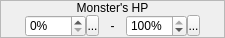
           <widget class="QWidget" name="wMonstersHP">
            <property name="minimumSize">
             <size>
              <width>225</width>
              <height>38</height>
             </size>
            </property>
            <property name="maximumSize">
             <size>
              <width>225</width>
              <height>38</height>
             </size>
            </property>
            <layout class="QVBoxLayout" name="verticalLayout_12">
             <property name="spacing">
              <number>3</number>
             </property>
             <property name="margin">
              <number>0</number>
             </property>
             <item>
              <widget class="QFrame" name="frame_8">
               <property name="frameShape">
                <enum>QFrame::StyledPanel</enum>
               </property>
               <property name="frameShadow">
                <enum>QFrame::Raised</enum>
               </property>
               <layout class="QVBoxLayout" name="verticalLayout_20">
                <property name="spacing">
                 <number>0</number>
                </property>
                <property name="margin">
                 <number>0</number>
                </property>
                <item>
                 <widget class="QLabel" name="label_7">
                  <property name="sizePolicy">
                   <sizepolicy hsizetype="Preferred" vsizetype="Fixed">
                    <horstretch>0</horstretch>
                    <verstretch>0</verstretch>
                   </sizepolicy>
                  </property>
                  <property name="text">
                   <string>Monster's HP</string>
                  </property>
                  <property name="alignment">
                   <set>Qt::AlignCenter</set>
                  </property>
                 </widget>
                </item>
                <item>
                 <widget class="QWidget" name="widget_12" native="true">
                  <layout class="QHBoxLayout" name="horizontalLayout_6">
                   <property name="spacing">
                    <number>0</number>
                   </property>
                   <property name="leftMargin">
                    <number>24</number>
                   </property>
                   <property name="topMargin">
                    <number>0</number>
                   </property>
                   <property name="rightMargin">
                    <number>24</number>
                   </property>
                   <property name="bottomMargin">
                    <number>0</number>
                   </property>
                   <item>
                    <widget class="QSpinBox" name="sbMinMonstersHP">
                     <property name="sizePolicy">
                      <sizepolicy hsizetype="Fixed" vsizetype="Fixed">
                       <horstretch>0</horstretch>
                       <verstretch>0</verstretch>
                      </sizepolicy>
                     </property>
                     <property name="minimumSize">
                      <size>
                       <width>61</width>
                       <height>0</height>
                      </size>
                     </property>
                     <property name="maximumSize">
                      <size>
                       <width>61</width>
                       <height>16777215</height>
                      </size>
                     </property>
                     <property name="suffix">
                      <string>%</string>
                     </property>
                     <property name="minimum">
                      <number>0</number>
                     </property>
                     <property name="maximum">
                      <number>100</number>
                     </property>
                     <property name="value">
                      <number>0</number>
                     </property>
                    </widget>
                   </item>
                   <item>
                    <widget class="SpinBoxSideButton" name="bMinMonstersHPSideButton">
                     <property name="minimumSize">
                      <size>
                       <width>13</width>
                       <height>21</height>
                      </size>
                     </property>
                     <property name="maximumSize">
                      <size>
                       <width>13</width>
                       <height>21</height>
                      </size>
                     </property>
                     <property name="text">
                      <string>...</string>
                     </property>
                     <property name="icon">
                      <iconset resource="gui_icons.qrc">
                       <normaloff>:/icons/spinBoxSideButton.png</normaloff>:/icons/spinBoxSideButton.png</iconset>
                     </property>
                    </widget>
                   </item>
                   <item>
                    <widget class="QLabel" name="label_15">
                     <property name="sizePolicy">
                      <sizepolicy hsizetype="Expanding" vsizetype="Preferred">
                       <horstretch>0</horstretch>
                       <verstretch>0</verstretch>
                      </sizepolicy>
                     </property>
                     <property name="text">
                      <string>-</string>
                     </property>
                     <property name="alignment">
                      <set>Qt::AlignCenter</set>
                     </property>
                    </widget>
                   </item>
                   <item>
                    <widget class="QSpinBox" name="sbMaxMonstersHP">
                     <property name="sizePolicy">
                      <sizepolicy hsizetype="Fixed" vsizetype="Fixed">
                       <horstretch>0</horstretch>
                       <verstretch>0</verstretch>
                      </sizepolicy>
                     </property>
                     <property name="minimumSize">
                      <size>
                       <width>61</width>
                       <height>0</height>
                      </size>
                     </property>
                     <property name="maximumSize">
                      <size>
                       <width>61</width>
                       <height>16777215</height>
                      </size>
                     </property>
                     <property name="suffix">
                      <string>%</string>
                     </property>
                     <property name="minimum">
                      <number>0</number>
                     </property>
                     <property name="maximum">
                      <number>100</number>
                     </property>
                     <property name="value">
                      <number>100</number>
                     </property>
                    </widget>
                   </item>
                   <item>
                    <widget class="SpinBoxSideButton" name="bMaxMonstersHPSideButton">
                     <property name="minimumSize">
                      <size>
                       <width>13</width>
                       <height>21</height>
                      </size>
                     </property>
                     <property name="maximumSize">
                      <size>
                       <width>13</width>
                       <height>21</height>
                      </size>
                     </property>
                     <property name="text">
                      <string>...</string>
                     </property>
                     <property name="icon">
                      <iconset resource="gui_icons.qrc">
                       <normaloff>:/icons/spinBoxSideButton.png</normaloff>:/icons/spinBoxSideButton.png</iconset>
                     </property>
                    </widget>
                   </item>
                  </layout>
                 </widget>
                </item>
               </layout>
              </widget>
             </item>
            </layout>
           </widget>
